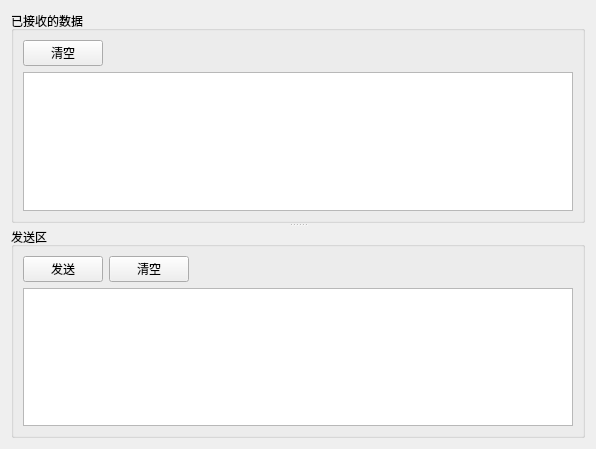
<?xml version="1.0" encoding="UTF-8"?>
<ui version="4.0">
 <class>ShowMsg</class>
 <widget class="QWidget" name="ShowMsg">
  <property name="geometry">
   <rect>
    <x>0</x>
    <y>0</y>
    <width>596</width>
    <height>449</height>
   </rect>
  </property>
  <property name="windowTitle">
   <string>ShowMsg</string>
  </property>
  <layout class="QGridLayout" name="gridLayout">
   <item row="0" column="0">
    <widget class="QSplitter" name="splitter">
     <property name="orientation">
      <enum>Qt::Vertical</enum>
     </property>
     <widget class="QGroupBox" name="groupBox">
      <property name="title">
       <string>已接收的数据</string>
      </property>
      <layout class="QVBoxLayout" name="verticalLayout">
       <item>
        <widget class="QWidget" name="widget" native="true">
         <layout class="QHBoxLayout" name="horizontalLayout">
          <property name="leftMargin">
           <number>0</number>
          </property>
          <property name="topMargin">
           <number>0</number>
          </property>
          <property name="rightMargin">
           <number>0</number>
          </property>
          <property name="bottomMargin">
           <number>0</number>
          </property>
          <item>
           <widget class="QPushButton" name="recvClear">
            <property name="text">
             <string>清空</string>
            </property>
           </widget>
          </item>
          <item>
           <spacer name="horizontalSpacer">
            <property name="orientation">
             <enum>Qt::Horizontal</enum>
            </property>
            <property name="sizeHint" stdset="0">
             <size>
              <width>549</width>
              <height>20</height>
             </size>
            </property>
           </spacer>
          </item>
         </layout>
        </widget>
       </item>
       <item>
        <widget class="QPlainTextEdit" name="recvData">
         <property name="lineWrapMode">
          <enum>QPlainTextEdit::NoWrap</enum>
         </property>
         <property name="readOnly">
          <bool>true</bool>
         </property>
        </widget>
       </item>
      </layout>
     </widget>
     <widget class="QGroupBox" name="groupBox_2">
      <property name="title">
       <string>发送区</string>
      </property>
      <layout class="QVBoxLayout" name="verticalLayout_2">
       <item>
        <widget class="QWidget" name="widget_2" native="true">
         <layout class="QHBoxLayout" name="horizontalLayout_2">
          <property name="leftMargin">
           <number>0</number>
          </property>
          <property name="topMargin">
           <number>0</number>
          </property>
          <property name="rightMargin">
           <number>0</number>
          </property>
          <property name="bottomMargin">
           <number>0</number>
          </property>
          <item>
           <widget class="QPushButton" name="send">
            <property name="text">
             <string>发送</string>
            </property>
           </widget>
          </item>
          <item>
           <widget class="QPushButton" name="sendClear">
            <property name="text">
             <string>清空</string>
            </property>
           </widget>
          </item>
          <item>
           <spacer name="horizontalSpacer_2">
            <property name="orientation">
             <enum>Qt::Horizontal</enum>
            </property>
            <property name="sizeHint" stdset="0">
             <size>
              <width>463</width>
              <height>20</height>
             </size>
            </property>
           </spacer>
          </item>
         </layout>
        </widget>
       </item>
       <item>
        <widget class="QPlainTextEdit" name="sendData">
         <property name="lineWrapMode">
          <enum>QPlainTextEdit::NoWrap</enum>
         </property>
        </widget>
       </item>
      </layout>
     </widget>
    </widget>
   </item>
  </layout>
 </widget>
 <resources/>
 <connections>
  <connection>
   <sender>recvClear</sender>
   <signal>clicked()</signal>
   <receiver>recvData</receiver>
   <slot>clear()</slot>
   <hints>
    <hint type="sourcelabel">
     <x>56</x>
     <y>45</y>
    </hint>
    <hint type="destinationlabel">
     <x>266</x>
     <y>137</y>
    </hint>
   </hints>
  </connection>
  <connection>
   <sender>sendClear</sender>
   <signal>clicked()</signal>
   <receiver>sendData</receiver>
   <slot>clear()</slot>
   <hints>
    <hint type="sourcelabel">
     <x>137</x>
     <y>263</y>
    </hint>
    <hint type="destinationlabel">
     <x>266</x>
     <y>355</y>
    </hint>
   </hints>
  </connection>
 </connections>
</ui>
